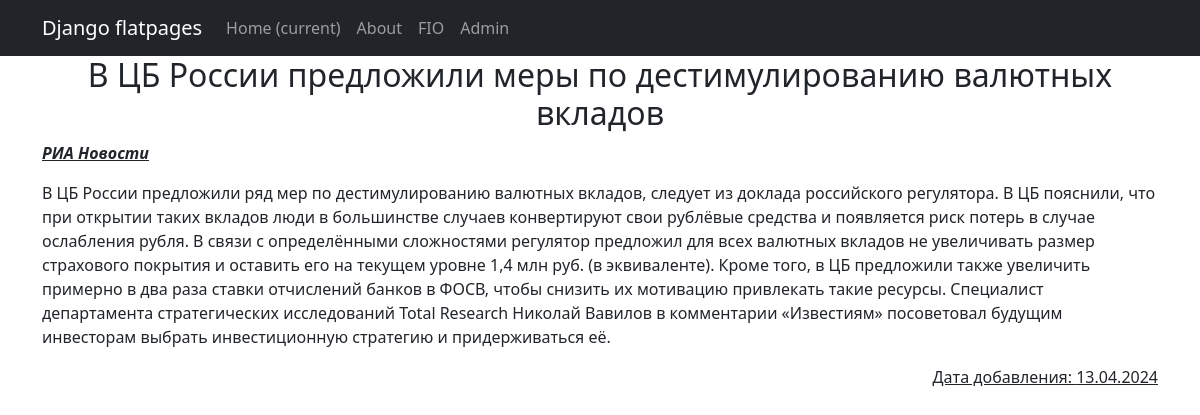
The page /news/1/ on the database its author committed.
### news/models.py (models this page shows, shortened)
class News(models.Model):
    title = models.CharField(max_length=255, unique=True, default='')
    content = models.TextField(default='')
    author = models.CharField(max_length=40, unique=False, default='')
    created_at = models.DateTimeField(default=timezone.now, blank=True)

### news/views.py (the view)
# urls.py: path('<int:pk>/', NewsDetail.as_view(), name='news_detail'),
class NewsDetail(DetailView):
    model = News
    template_name = 'news_detail.html'
    context_object_name = 'news'

### news/templatetags/custom_filters.py (called while the page is built)
@register.filter
def censor(value):
    unwanted_words = ['удар', 'убийство', 'наркотики', 'насилие', 'смерть', 'стрельбу', 'выстрел', 'жертвы']
    censored_value = value
    for word in unwanted_words:
        if word in censored_value:
            word_length = len(word)
            censored_word = word[0] + '*' * (word_length - 2) + word[-1]
            censored_value = censored_value.replace(word, censored_word)
    return censored_value

### templates/news_detail.html (shortened to what this page needs)
{% extends 'flatpages/default.html' %}
{% load custom_filters %}
{% block content %}
   <h2>{{ news.title }}</h2>
   <div style="text-align:left;">
   <p><b><u><i>{{ news.author }}</i></u></b></p>
   </div>
   <div style = "text-align:left;">
   <p>{{ news.content|censor }}</p>
   </div>
<div style="text-align:right"><p><u>Дата добавления: {{ news.created_at|date:"d.m.Y" }}</u></p></div>
{% endblock content %}

### rows shown on the page
News: title "В ЦБ России предложили меры по дестимулированию валютных вкладов", author "РИА Новости", content|censor "В ЦБ России предложили ряд мер по дестимулированию валютных вкладов, следует из доклада российского регулятора. В ЦБ пояснили, что при открытии таких вкладов люди в большинстве случаев конвертируют свои рублёвые средства и появляется риск потерь в случае ослабления рубля. В связи с определёнными сложностями регулятор предложил для всех валютных вкладов не увеличивать размер страхового покрытия и оставить его на текущем уровне 1,4 млн руб. (в эквиваленте). Кроме того, в ЦБ предложили также увеличить примерно в два раза ставки отчислений банков в ФОСВ, чтобы снизить их мотивацию привлекать такие ресурсы. Специалист департамента стратегических исследований Total Research Николай Вавилов в…", created_at "13.04.2024"
